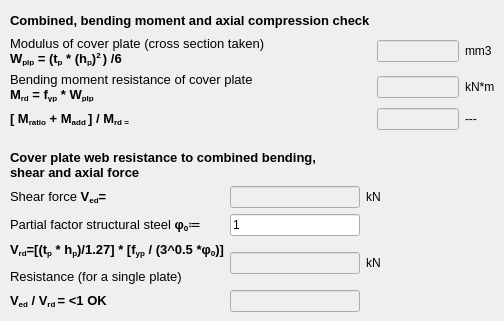
      <widget class="QWidget" name="tab_2">
       <attribute name="title">
        <string>Calculations</string>
       </attribute>
       <widget class="QWidget" name="gridLayoutWidget_6">
        <property name="geometry">
         <rect>
          <x>10</x>
          <y>150</y>
          <width>371</width>
          <height>162</height>
         </rect>
        </property>
        <layout class="QGridLayout" name="gridLayout_8">
         <item row="2" column="0">
          <widget class="QLabel" name="label_112">
           <property name="font">
            <font>
             <pointsize>10</pointsize>
            </font>
           </property>
           <property name="text">
            <string>&lt;html&gt;&lt;head/&gt;&lt;body&gt;&lt;p&gt;Partial factor structural steel &lt;span style=&quot; font-weight:600;&quot;&gt;φ&lt;/span&gt;&lt;span style=&quot; font-weight:600; vertical-align:sub;&quot;&gt;0&lt;/span&gt;≔&lt;/p&gt;&lt;/body&gt;&lt;/html&gt;</string>
           </property>
          </widget>
         </item>
         <item row="4" column="0">
          <widget class="QLabel" name="label_ved_vrd">
           <property name="font">
            <font>
             <pointsize>10</pointsize>
            </font>
           </property>
           <property name="text">
            <string>&lt;html&gt;&lt;head/&gt;&lt;body&gt;&lt;p&gt;&lt;span style=&quot; font-weight:600;&quot;&gt;V&lt;/span&gt;&lt;span style=&quot; font-weight:600; vertical-align:sub;&quot;&gt;ed&lt;/span&gt;&lt;span style=&quot; font-weight:600;&quot;&gt; / V&lt;/span&gt;&lt;span style=&quot; font-weight:600; vertical-align:sub;&quot;&gt;rd &lt;/span&gt;&lt;span style=&quot; font-weight:600;&quot;&gt;= &amp;lt;1 OK&lt;/span&gt;&lt;/p&gt;&lt;/body&gt;&lt;/html&gt;</string>
           </property>
          </widget>
         </item>
         <item row="1" column="2">
          <widget class="QLabel" name="label_110">
           <property name="text">
            <string>kN</string>
           </property>
          </widget>
         </item>
         <item row="1" column="0">
          <widget class="QLabel" name="label_109">
           <property name="font">
            <font>
             <pointsize>10</pointsize>
            </font>
           </property>
           <property name="text">
            <string>&lt;html&gt;&lt;head/&gt;&lt;body&gt;&lt;p&gt;Shear force &lt;span style=&quot; font-weight:600;&quot;&gt;V&lt;/span&gt;&lt;span style=&quot; font-weight:600; vertical-align:sub;&quot;&gt;ed&lt;/span&gt;&lt;span style=&quot; font-weight:600;&quot;&gt;=&lt;/span&gt;&lt;/p&gt;&lt;/body&gt;&lt;/html&gt;</string>
           </property>
          </widget>
         </item>
         <item row="1" column="1">
          <widget class="QLineEdit" name="lineEdit_Ved_copy">
           <property name="enabled">
            <bool>false</bool>
           </property>
          </widget>
         </item>
         <item row="3" column="0">
          <widget class="QLabel" name="label_111">
           <property name="font">
            <font>
             <pointsize>10</pointsize>
            </font>
           </property>
           <property name="text">
            <string>&lt;html&gt;&lt;head/&gt;&lt;body&gt;&lt;p&gt;&lt;span style=&quot; font-weight:600;&quot;&gt;V&lt;/span&gt;&lt;span style=&quot; font-weight:600; vertical-align:sub;&quot;&gt;rd&lt;/span&gt;&lt;span style=&quot; font-weight:600;&quot;&gt;=[(t&lt;/span&gt;&lt;span style=&quot; font-weight:600; vertical-align:sub;&quot;&gt;p&lt;/span&gt;&lt;span style=&quot; font-weight:600;&quot;&gt; * h&lt;/span&gt;&lt;span style=&quot; font-weight:600; vertical-align:sub;&quot;&gt;p&lt;/span&gt;&lt;span style=&quot; font-weight:600;&quot;&gt;)/1.27] * [f&lt;/span&gt;&lt;span style=&quot; font-weight:600; vertical-align:sub;&quot;&gt;yp&lt;/span&gt;&lt;span style=&quot; font-weight:600;&quot;&gt; / (3^0.5 *φ&lt;/span&gt;&lt;span style=&quot; font-weight:600; vertical-align:sub;&quot;&gt;0&lt;/span&gt;&lt;span style=&quot; font-weight:600;&quot;&gt;)]&lt;/span&gt;&lt;/p&gt;&lt;p&gt;Resistance (for a single plate)&lt;/p&gt;&lt;/body&gt;&lt;/html&gt;</string>
           </property>
          </widget>
         </item>
         <item row="4" column="1">
          <widget class="QLineEdit" name="lineEdit_89">
           <property name="enabled">
            <bool>false</bool>
           </property>
          </widget>
         </item>
         <item row="3" column="1">
          <widget class="QLineEdit" name="lineEdit_Vrd">
           <property name="enabled">
            <bool>false</bool>
           </property>
           <property name="maxLength">
            <number>10</number>
           </property>
           <property name="clearButtonEnabled">
            <bool>false</bool>
           </property>
          </widget>
         </item>
         <item row="2" column="1">
          <widget class="QLineEdit" name="lineEdit_partial_factor_steel">
           <property name="enabled">
            <bool>true</bool>
           </property>
           <property name="text">
            <string>1</string>
           </property>
          </widget>
         </item>
         <item row="3" column="2">
          <widget class="QLabel" name="label_223">
           <property name="text">
            <string>kN</string>
           </property>
          </widget>
         </item>
         <item row="0" column="0" colspan="3">
          <widget class="QLabel" name="label_108">
           <property name="font">
            <font>
             <pointsize>10</pointsize>
             <weight>75</weight>
             <bold>true</bold>
            </font>
           </property>
           <property name="text">
            <string>&lt;html&gt;&lt;head/&gt;&lt;body&gt;&lt;p&gt;Cover plate web resistance to combined bending, &lt;br/&gt;shear and axial force&lt;/p&gt;&lt;/body&gt;&lt;/html&gt;</string>
           </property>
          </widget>
         </item>
        </layout>
       </widget>
       <widget class="QWidget" name="gridLayoutWidget_17">
        <property name="geometry">
         <rect>
          <x>10</x>
          <y>10</y>
          <width>485</width>
          <height>120</height>
         </rect>
        </property>
        <layout class="QGridLayout" name="gridLayout_19">
         <item row="3" column="0">
          <widget class="QLabel" name="label_228">
           <property name="text">
            <string>&lt;html&gt;&lt;head/&gt;&lt;body&gt;&lt;p&gt;&lt;span style=&quot; font-size:10pt;&quot;&gt;Bending moment resistance of cover plate &lt;br/&gt;&lt;/span&gt;&lt;span style=&quot; font-size:10pt; font-weight:600;&quot;&gt;M&lt;/span&gt;&lt;span style=&quot; font-size:10pt; font-weight:600; vertical-align:sub;&quot;&gt;rd&lt;/span&gt;&lt;span style=&quot; font-size:10pt; font-weight:600;&quot;&gt; = f&lt;/span&gt;&lt;span style=&quot; font-size:10pt; font-weight:600; vertical-align:sub;&quot;&gt;yp&lt;/span&gt;&lt;span style=&quot; font-size:10pt; font-weight:600;&quot;&gt; * W&lt;/span&gt;&lt;span style=&quot; font-size:10pt; font-weight:600; vertical-align:sub;&quot;&gt;plp&lt;/span&gt;&lt;/p&gt;&lt;/body&gt;&lt;/html&gt;</string>
           </property>
          </widget>
         </item>
         <item row="3" column="2">
          <widget class="QLabel" name="label_227">
           <property name="text">
            <string>kN*m</string>
           </property>
          </widget>
         </item>
         <item row="3" column="1">
          <widget class="QLineEdit" name="lineEdit_cover_plate_bending_moment_resistance">
           <property name="enabled">
            <bool>false</bool>
           </property>
          </widget>
         </item>
         <item row="2" column="1">
          <widget class="QLineEdit" name="lineEdit_cover_plate_modulus">
           <property name="enabled">
            <bool>false</bool>
           </property>
          </widget>
         </item>
         <item row="1" column="0">
          <widget class="QLabel" name="label_224">
           <property name="font">
            <font>
             <pointsize>10</pointsize>
             <weight>75</weight>
             <bold>true</bold>
            </font>
           </property>
           <property name="text">
            <string>Combined, bending moment and axial compression check</string>
           </property>
          </widget>
         </item>
         <item row="2" column="0">
          <widget class="QLabel" name="label_225">
           <property name="text">
            <string>&lt;html&gt;&lt;head/&gt;&lt;body&gt;&lt;p&gt;&lt;span style=&quot; font-size:10pt;&quot;&gt;Modulus of cover plate (cross section taken)&lt;br/&gt;&lt;/span&gt;&lt;span style=&quot; font-size:10pt; font-weight:600;&quot;&gt;W&lt;/span&gt;&lt;span style=&quot; font-size:10pt; font-weight:600; vertical-align:sub;&quot;&gt;plp&lt;/span&gt;&lt;span style=&quot; font-size:10pt; font-weight:600;&quot;&gt; = (t&lt;/span&gt;&lt;span style=&quot; font-size:10pt; font-weight:600; vertical-align:sub;&quot;&gt;p&lt;/span&gt;&lt;span style=&quot; font-size:10pt; font-weight:600;&quot;&gt; * (h&lt;/span&gt;&lt;span style=&quot; font-size:10pt; font-weight:600; vertical-align:sub;&quot;&gt;p&lt;/span&gt;&lt;span style=&quot; font-size:10pt; font-weight:600;&quot;&gt;)&lt;/span&gt;&lt;span style=&quot; font-size:10pt; font-weight:600; vertical-align:super;&quot;&gt;2 &lt;/span&gt;&lt;span style=&quot; font-size:10pt; font-weight:600;&quot;&gt;) /6&lt;/span&gt;&lt;/p&gt;&lt;/body&gt;&lt;/html&gt;</string>
           </property>
          </widget>
         </item>
         <item row="2" column="2">
          <widget class="QLabel" name="label_226">
           <property name="text">
            <string>mm3</string>
           </property>
          </widget>
         </item>
         <item row="4" column="0">
          <widget class="QLabel" name="label_m_ratios">
           <property name="text">
            <string>&lt;html&gt;&lt;head/&gt;&lt;body&gt;&lt;p&gt;&lt;span style=&quot; font-size:10pt; font-weight:600;&quot;&gt;[ M&lt;/span&gt;&lt;span style=&quot; font-size:10pt; font-weight:600; vertical-align:sub;&quot;&gt;ratio&lt;/span&gt;&lt;span style=&quot; font-size:10pt; font-weight:600;&quot;&gt; + M&lt;/span&gt;&lt;span style=&quot; font-size:10pt; font-weight:600; vertical-align:sub;&quot;&gt;add &lt;/span&gt;&lt;span style=&quot; font-size:10pt; font-weight:600;&quot;&gt;] / M&lt;/span&gt;&lt;span style=&quot; font-size:10pt; font-weight:600; vertical-align:sub;&quot;&gt;rd =&lt;/span&gt;&lt;/p&gt;&lt;/body&gt;&lt;/html&gt;</string>
           </property>
          </widget>
         </item>
         <item row="4" column="1">
          <widget class="QLineEdit" name="lineEdit_what_is_this">
           <property name="enabled">
            <bool>false</bool>
           </property>
          </widget>
         </item>
         <item row="4" column="2">
          <widget class="QLabel" name="label_230">
           <property name="text">
            <string>---</string>
           </property>
          </widget>
         </item>
        </layout>
       </widget>
      </widget>
